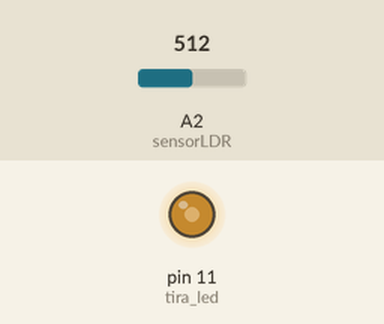
The sketch below on a simulated Arduino Uno, built with avr-gcc and run on an emulated ATmega328P. Shown: output pins drawn as LEDs (lit = HIGH). The inputs (shaded band) are chosen by the test bench; at power-on: A2 (sensorLDR) = 512.

Above: at 2.8 s.
2.9 s: A2 (sensorLDR) set to 716
At 4.9 s:
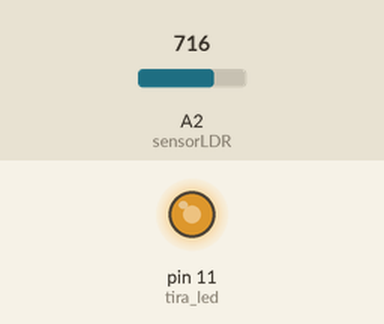
5.6 s: A2 (sensorLDR) set to 900
At 6.4 s:
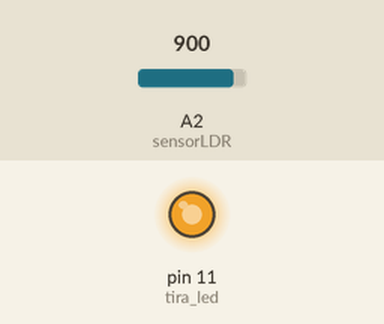
8.3 s: A2 (sensorLDR) set to 122
At 10.7 s:
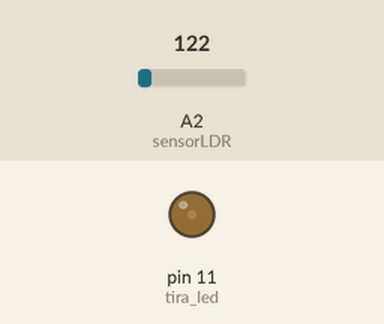
11.5 s: A2 (sensorLDR) set to 0
At 13.4 s:
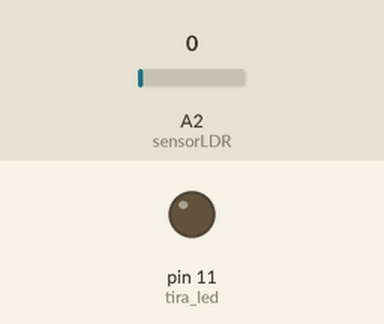
14.2 s: A2 (sensorLDR) set to 511
At 16.5 s:
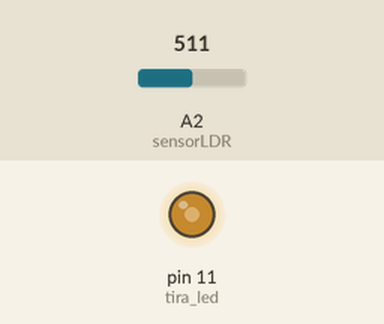
Timing chart, 0 to 18.0 s (numbered marks = the images above; inputs shaded):
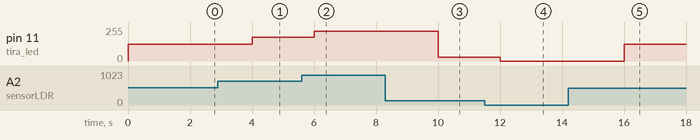

Measured:
- after the input at 2.9 s, pin 11 (tira_led): 127/255 → 178/255 after 1.1 s
- after the input at 5.6 s, pin 11 (tira_led): 178/255 → 224/255 after 0.40 s
- after the input at 8.3 s, pin 11 (tira_led): 224/255 → 30/255 after 1.7 s
- after the input at 11.5 s, pin 11 (tira_led): 30/255 → 0/255 after 0.50 s
- after the input at 14.2 s, pin 11 (tira_led): 0/255 → 127/255 after 1.8 s

The sketch:

control_de_intensidad_de_tiras_led_para_invernadero1.ino
```cpp
// Declaración de puertos a utilizar

int tira_led=11;      // puerto del arduino donde coneto la etapa de potencia para conectar la tira led, debe se r un puerto que permita control PWM ya que tengo que modular la intensidad de las luces de la tira led
int sensorLDR=A2;     // entrada analógica donde conecto el sensor LDR

// Declaración de variables a utilizar

int valor_sensorLDR;  // Variable donde guardo el valor de intenidad de luz ambiente que lee el LDR
int valormap_luz;     // Variable donde guardo la conversión de nivel de la luz que entra por el sensor y la intensidad que debe mostrar la tira led (0 si hay mucha luz ambiente, la tira estará prácticamente apagada, y 255 si no hay luz ambiente, tira led a su maxima intensidad

void setup(){
      pinMode(tira_led,OUTPUT); // declaro el puerto como salida ya que tengo que encender o no la tira led

}

void loop()
{
  valor_sensorLDR=analogRead(sensorLDR);            // leo el valor del sensor LDR para rescatar el niveo de luz ambiente
  valormap_luz=map(valor_sensorLDR, 0,1023,0,255);  // convierto el nivel de luz del LDR en un nivel de intensidad para la tira led
  analogWrite(tira_led,valormap_luz);               // envío el nivel de intensidad que tiene que representar la tira led
  delay(2000);
}
```
